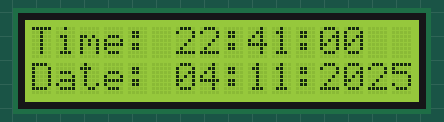
Recording of a sketch running on a simulated Arduino Uno, built with avr-gcc and run on an emulated ATmega328P. On the bench: 16×2 character LCD. The local clock reads 2024-03-15 10:24:30 at power-on unless the sketch sets it.

Above: at 0.1 s.
At 4.1 s:
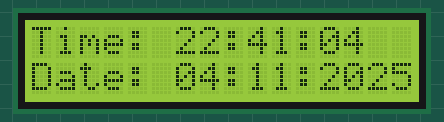
At 9.1 s:
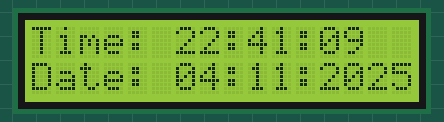
At 19.1 s:
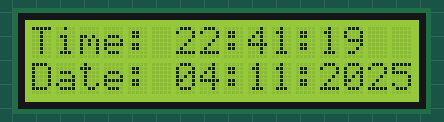
At 29.1 s:
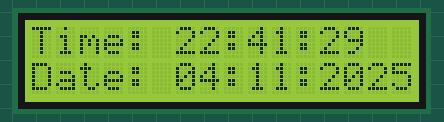
At 39.1 s:
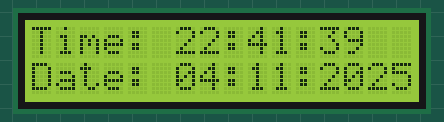

Measured:
- what the display in image 1 shows lasts 1.0 s, from 4.0 s to 5.0 s

The sketch:

DS3232RTC.ino
```cpp
#include<LiquidCrystal.h>
#include<RTClib.h>

//LiquidCrystal(rs, enable, d4, d5, d6, d7);
LiquidCrystal lcd(13,12,8,9,10,11);
RTC_DS3231 rtc;

void setup() {
  lcd.begin(16, 2);
  lcd.clear();
  if (! rtc.begin()) {
    lcd.print("RTC not found!");
    while (1);
  }

  rtc.adjust(DateTime(2025,11,04,22,41,0));
}

void loop() {
  lcd.setCursor(0,0);
  DateTime now=rtc.now();

  lcd.print("Time: ");

  if(now.hour()<10)
    lcd.print("0");
  lcd.print(now.hour());

  lcd.print(":");

  if(now.minute()<10)
    lcd.print("0");
  lcd.print(now.minute());

  lcd.print(":");

  if(now.second()<10)
    lcd.print("0");
  lcd.print(now.second());

  lcd.setCursor(0, 1);

  lcd.print("Date: ");

  if(now.day()<10)
    lcd.print("0");
  lcd.print(now.day());

  lcd.print(":");

  if(now.month()<10)
    lcd.print("0");
  lcd.print(now.month());

  lcd.print(":");

  if(now.year()<10)
    lcd.print("0");
  lcd.print(now.year());
}
```
